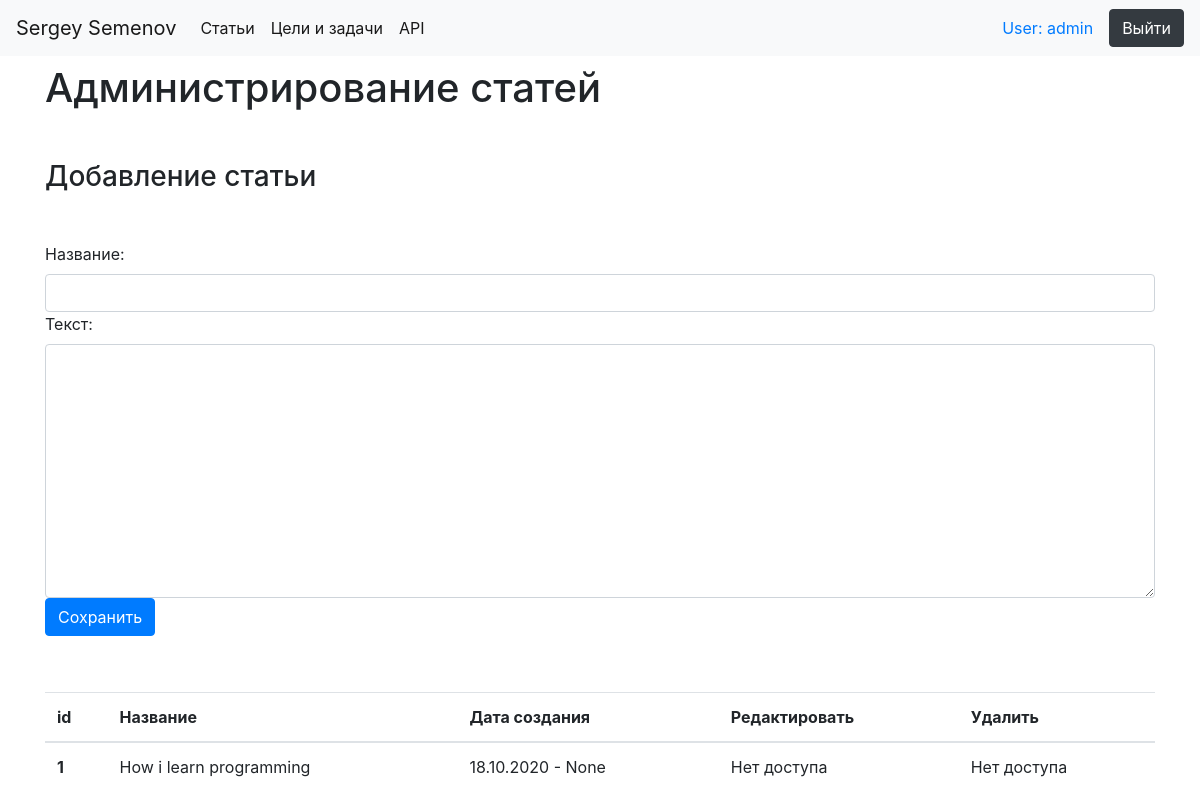
Page /articles/changes/ (signed in) on the earlier database version.
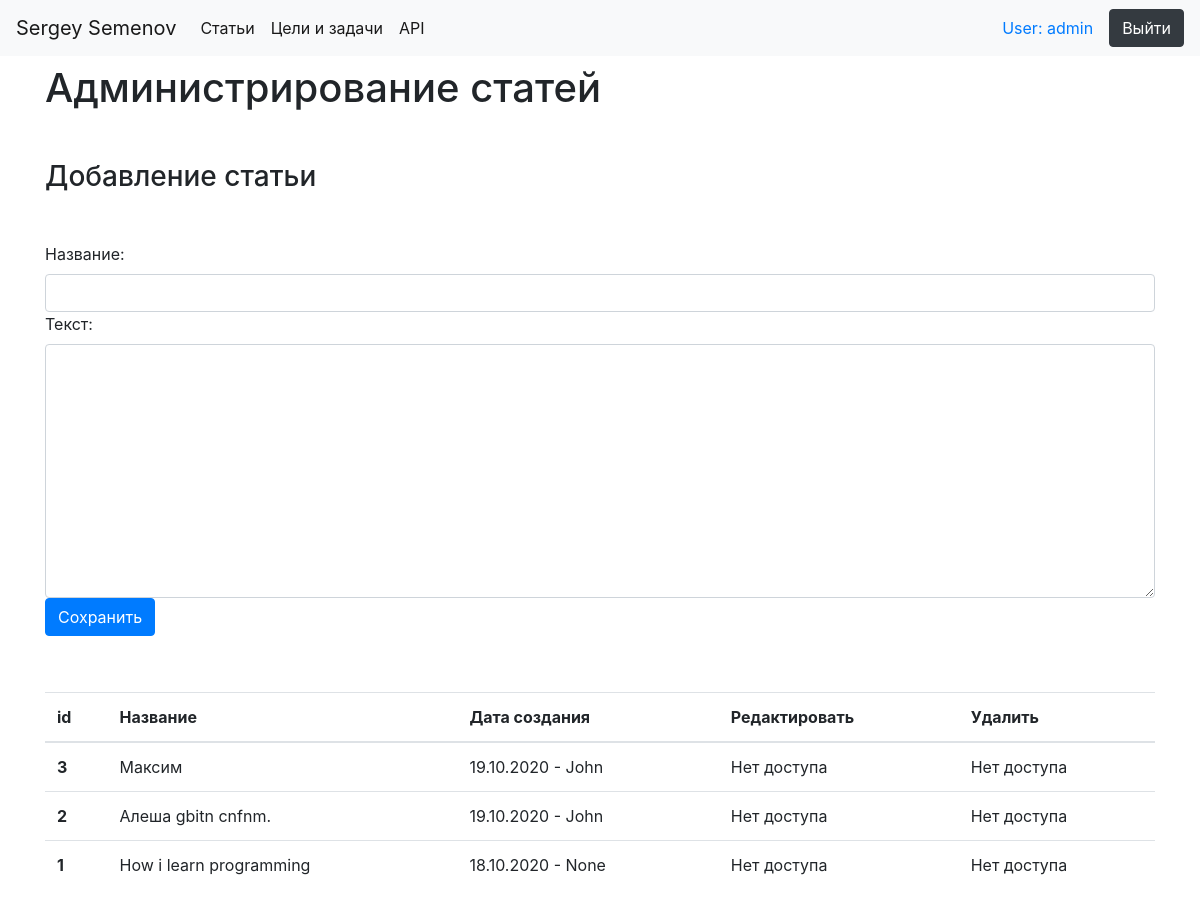
Same page on the later database version.
### articles/models.py (models this page shows, shortened)
class Articles(models.Model):
    author = models.ForeignKey(User, on_delete=models.CASCADE, blank=True, null=True, verbose_name='Автор')
    title = models.CharField(max_length=150, verbose_name='Название')
    text = models.TextField(verbose_name='Текст')
    create_date = models.DateTimeField(auto_now_add=True, verbose_name='Дата создания')
    class Meta():
        verbose_name = 'Статью'
        verbose_name_plural = 'Статьи'

### articles/views.py (the view, shortened to what this page needs)
# urls.py: path('changes/', CreateArticleView.as_view(), name='articles_changes'),
class CreateArticleView(LoginRequiredMixin, SuccessMessageMixin, CreateView):
    login_url = reverse_lazy('authentication_url')
    model = Articles
    template_name = 'articles/articles_changes.html'
    form_class = ArticleModelForm
    success_url = reverse_lazy('articles_changes')
    success_msg = 'Статья создана!'
    def get_context_data(self, **kwargs):
        kwargs['articles'] = Articles.objects.all().order_by('-id')
        return super().get_context_data(**kwargs)

### articles/forms.py
class ArticleModelForm(forms.ModelForm):
    class Meta():
        model = Articles
        fields = ('title', 'text')
    def __init__(self, *args, **kwargs):
        super().__init__(*args, **kwargs)
        for field in self.fields:
            self.fields[field].widget.attrs['class'] = 'form-control'

### articles/templates/articles/articles_changes.html (shortened to what this page needs)
{% extends 'articles/articles_list.html' %}
{% block content %}
<h1 class="mt-2">Администрирование статей</h1>
<h3 class="mt-5">Добавление статьи</h3>
{% if update %}
<a href="/articles/changes">Вернуться назад</a>
<form id="update" method="post" class="mt-5">
    {% csrf_token%}
    {{form}}
    <button type="submit" class="btn btn-primary mb-2">Обновить</button>
</form>
{%else%}
<form id="add_form" method="post" class="mt-5">
    {{form}}
    <button type="submit" class="btn btn-primary mb-2">Сохранить</button>
</form>
<table class="table mt-5">
    <thead>
    <tr>
        <th scope="col">id</th>
        <th scope="col">Название</th>
        <th scope="col">Дата создания</th>
        <th scope="col">Редактировать</th>
        <th scope="col">Удалить</th>
    </tr>
    </thead>
    <tbody>
    {% for article in articles%}
    <tr>
        <th scope="row">{{article.id}}</th>
        <td>{{article.title}}</td>
        <td>{{article.create_date|date:"d.m.Y"}} - {{article.author}}</td>
        {% if request.user == article.author %}
        <td><a href="{% url 'article_update' article.id%}">Редактировать</a></td>
        <td>
            <form id="delete_form{{article.id}}" action="{% url 'articles_delete' article.id %}" method="post">{% csrf_token %}</form>
            <a href="javascript:void()" onclick="delete_question{{article.id}}()">Удалить</a>
            <script>
                function delete_question{{article.id}}() {
                    if (confirm('Удалить статью: "{{article.title}}"?')) {
                        document.getElementById("delete_form{{article.id}}").submit()
             }
            }
            </script>
        {% else %}
        <td>Нет доступа</a></td>
        <td>Нет доступа</a></td>
        {% endif %}
    </tr>
    {% endfor %}
    </tbody>
</table>
{%endif%}
{% endblock %}

Differences in the rows shown:
added Articles: id "3", title "Максим", create_date "19.10.2020", author "John", shows "Нет доступа"
added Articles: id "2", title "Алеша gbitn cnfnm.", create_date "19.10.2020", author "John", shows "Нет доступа"
